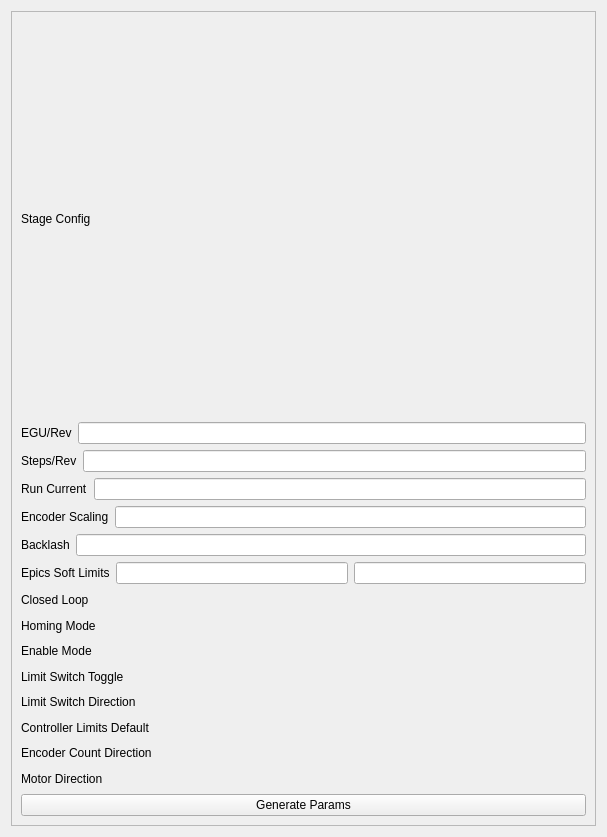
<?xml version="1.0" encoding="UTF-8"?>
<ui version="4.0">
 <class>Form</class>
 <widget class="QWidget" name="Form">
  <property name="geometry">
   <rect>
    <x>0</x>
    <y>0</y>
    <width>607</width>
    <height>837</height>
   </rect>
  </property>
  <property name="windowTitle">
   <string>Form</string>
  </property>
  <layout class="QVBoxLayout" name="verticalLayout_4">
   <item>
    <widget class="QScrollArea" name="scrollArea">
     <property name="widgetResizable">
      <bool>true</bool>
     </property>
     <widget class="QWidget" name="scrollAreaWidgetContents">
      <property name="geometry">
       <rect>
        <x>0</x>
        <y>-313</y>
        <width>571</width>
        <height>1132</height>
       </rect>
      </property>
      <layout class="QVBoxLayout" name="verticalLayout_3">
       <item>
        <layout class="QVBoxLayout" name="verticalLayout">
         <item>
          <widget class="QLabel" name="label">
           <property name="text">
            <string>Stage Config</string>
           </property>
          </widget>
         </item>
         <item>
          <layout class="QVBoxLayout" name="verticalLayout_2">
           <property name="bottomMargin">
            <number>0</number>
           </property>
           <item>
            <layout class="QHBoxLayout" name="horizontalLayout">
             <item>
              <widget class="QLabel" name="label_2">
               <property name="text">
                <string>EGU/Rev</string>
               </property>
              </widget>
             </item>
             <item>
              <widget class="PyDMLineEdit" name="egu_rev">
               <property name="toolTip">
                <string/>
               </property>
              </widget>
             </item>
            </layout>
           </item>
           <item>
            <layout class="QHBoxLayout" name="horizontalLayout_3">
             <item>
              <widget class="QLabel" name="label_4">
               <property name="text">
                <string>Steps/Rev</string>
               </property>
              </widget>
             </item>
             <item>
              <widget class="PyDMLineEdit" name="step_rev">
               <property name="toolTip">
                <string/>
               </property>
              </widget>
             </item>
            </layout>
           </item>
           <item>
            <layout class="QHBoxLayout" name="horizontalLayout_4">
             <item>
              <widget class="QLabel" name="label_5">
               <property name="text">
                <string>Run Current</string>
               </property>
              </widget>
             </item>
             <item>
              <widget class="PyDMLineEdit" name="run_current">
               <property name="toolTip">
                <string/>
               </property>
              </widget>
             </item>
            </layout>
           </item>
           <item>
            <layout class="QHBoxLayout" name="horizontalLayout_5">
             <item>
              <widget class="QLabel" name="label_6">
               <property name="text">
                <string>Encoder Scaling</string>
               </property>
              </widget>
             </item>
             <item>
              <widget class="PyDMLineEdit" name="encoder_scaling">
               <property name="toolTip">
                <string/>
               </property>
              </widget>
             </item>
            </layout>
           </item>
           <item>
            <layout class="QHBoxLayout" name="horizontalLayout_9">
             <item>
              <widget class="QLabel" name="label_10">
               <property name="text">
                <string>Backlash</string>
               </property>
              </widget>
             </item>
             <item>
              <widget class="PyDMLineEdit" name="backlash">
               <property name="toolTip">
                <string/>
               </property>
              </widget>
             </item>
            </layout>
           </item>
           <item>
            <layout class="QHBoxLayout" name="horizontalLayout_14">
             <item>
              <widget class="QLabel" name="label_15">
               <property name="text">
                <string>Epics Soft Limits</string>
               </property>
              </widget>
             </item>
             <item>
              <widget class="PyDMLineEdit" name="PyDMLineEdit_9">
               <property name="toolTip">
                <string/>
               </property>
              </widget>
             </item>
             <item>
              <widget class="PyDMLineEdit" name="PyDMLineEdit_8">
               <property name="toolTip">
                <string/>
               </property>
              </widget>
             </item>
            </layout>
           </item>
           <item>
            <layout class="QHBoxLayout" name="horizontalLayout_11">
             <item>
              <widget class="QLabel" name="label_12">
               <property name="text">
                <string>Closed Loop</string>
               </property>
              </widget>
             </item>
             <item>
              <widget class="PyDMEnumButton" name="PyDMEnumButton_4">
               <property name="toolTip">
                <string/>
               </property>
               <property name="orientation" stdset="0">
                <enum>Qt::Horizontal</enum>
               </property>
              </widget>
             </item>
            </layout>
           </item>
           <item>
            <layout class="QHBoxLayout" name="horizontalLayout_12">
             <item>
              <widget class="QLabel" name="label_13">
               <property name="text">
                <string>Homing Mode</string>
               </property>
              </widget>
             </item>
             <item>
              <widget class="PyDMEnumButton" name="PyDMEnumButton_5">
               <property name="toolTip">
                <string/>
               </property>
               <property name="orientation" stdset="0">
                <enum>Qt::Horizontal</enum>
               </property>
              </widget>
             </item>
            </layout>
           </item>
           <item>
            <layout class="QHBoxLayout" name="horizontalLayout_10">
             <item>
              <widget class="QLabel" name="label_11">
               <property name="text">
                <string>Enable Mode</string>
               </property>
              </widget>
             </item>
             <item>
              <widget class="PyDMEnumButton" name="PyDMEnumButton_3">
               <property name="toolTip">
                <string/>
               </property>
               <property name="orientation" stdset="0">
                <enum>Qt::Horizontal</enum>
               </property>
              </widget>
             </item>
            </layout>
           </item>
           <item>
            <layout class="QHBoxLayout" name="horizontalLayout_13">
             <item>
              <widget class="QLabel" name="label_14">
               <property name="text">
                <string>Limit Switch Toggle</string>
               </property>
              </widget>
             </item>
             <item>
              <widget class="PyDMEnumButton" name="PyDMEnumButton_6">
               <property name="toolTip">
                <string/>
               </property>
               <property name="orientation" stdset="0">
                <enum>Qt::Horizontal</enum>
               </property>
              </widget>
             </item>
            </layout>
           </item>
           <item>
            <layout class="QHBoxLayout" name="horizontalLayout_15">
             <item>
              <widget class="QLabel" name="label_16">
               <property name="text">
                <string>Limit Switch Direction</string>
               </property>
              </widget>
             </item>
             <item>
              <widget class="PyDMEnumButton" name="PyDMEnumButton_7">
               <property name="toolTip">
                <string/>
               </property>
               <property name="orientation" stdset="0">
                <enum>Qt::Horizontal</enum>
               </property>
              </widget>
             </item>
            </layout>
           </item>
           <item>
            <layout class="QHBoxLayout" name="horizontalLayout_16">
             <item>
              <widget class="QLabel" name="label_17">
               <property name="text">
                <string>Controller Limits Default</string>
               </property>
              </widget>
             </item>
             <item>
              <widget class="PyDMEnumButton" name="PyDMEnumButton_8">
               <property name="toolTip">
                <string/>
               </property>
               <property name="orientation" stdset="0">
                <enum>Qt::Horizontal</enum>
               </property>
              </widget>
             </item>
            </layout>
           </item>
           <item>
            <layout class="QHBoxLayout" name="horizontalLayout_6">
             <item>
              <widget class="QLabel" name="label_7">
               <property name="text">
                <string>Encoder Count Direction</string>
               </property>
              </widget>
             </item>
             <item>
              <widget class="PyDMEnumButton" name="PyDMEnumButton">
               <property name="toolTip">
                <string/>
               </property>
               <property name="orientation" stdset="0">
                <enum>Qt::Horizontal</enum>
               </property>
              </widget>
             </item>
            </layout>
           </item>
           <item>
            <layout class="QHBoxLayout" name="horizontalLayout_8">
             <item>
              <widget class="QLabel" name="label_9">
               <property name="text">
                <string>Motor Direction</string>
               </property>
              </widget>
             </item>
             <item>
              <widget class="PyDMEnumButton" name="PyDMEnumButton_2">
               <property name="toolTip">
                <string/>
               </property>
               <property name="orientation" stdset="0">
                <enum>Qt::Horizontal</enum>
               </property>
              </widget>
             </item>
            </layout>
           </item>
           <item>
            <widget class="QPushButton" name="generate_params">
             <property name="text">
              <string>Generate Params</string>
             </property>
            </widget>
           </item>
          </layout>
         </item>
        </layout>
       </item>
      </layout>
     </widget>
    </widget>
   </item>
  </layout>
 </widget>
 <customwidgets>
  <customwidget>
   <class>PyDMEnumButton</class>
   <extends>QWidget</extends>
   <header>pydm.widgets.enum_button</header>
  </customwidget>
  <customwidget>
   <class>PyDMLineEdit</class>
   <extends>QLineEdit</extends>
   <header>pydm.widgets.line_edit</header>
  </customwidget>
 </customwidgets>
 <resources/>
 <connections/>
</ui>
